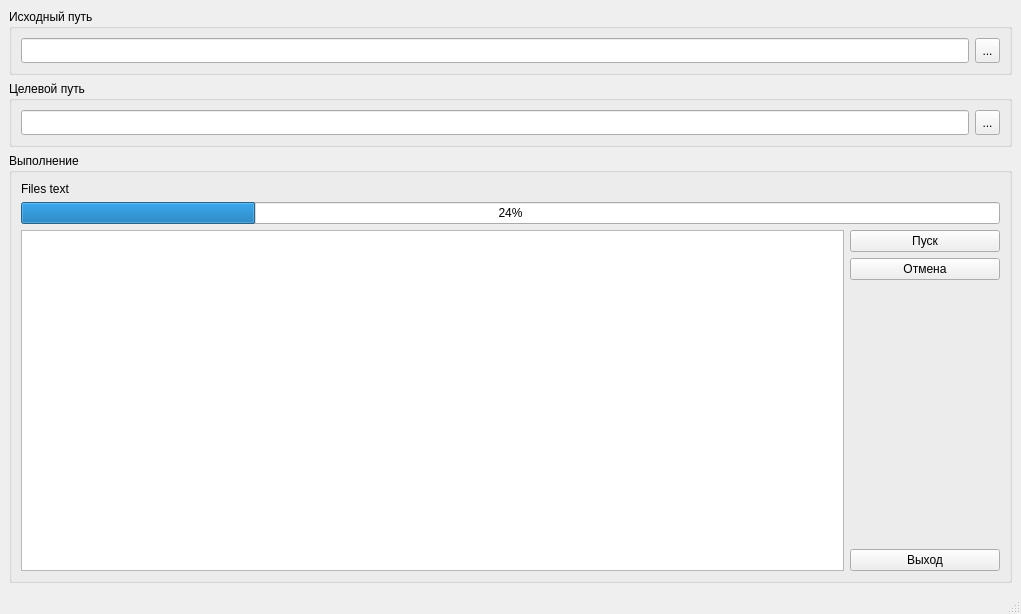
<?xml version="1.0" encoding="UTF-8"?>
<ui version="4.0">
 <class>MainWindow</class>
 <widget class="QMainWindow" name="MainWindow">
  <property name="geometry">
   <rect>
    <x>0</x>
    <y>0</y>
    <width>1021</width>
    <height>614</height>
   </rect>
  </property>
  <property name="windowTitle">
   <string>MainWindow</string>
  </property>
  <widget class="QWidget" name="centralwidget">
   <layout class="QVBoxLayout" name="verticalLayout">
    <item>
     <widget class="QGroupBox" name="groupBox">
      <property name="maximumSize">
       <size>
        <width>16777215</width>
        <height>80</height>
       </size>
      </property>
      <property name="title">
       <string>Исходный путь</string>
      </property>
      <property name="flat">
       <bool>true</bool>
      </property>
      <layout class="QHBoxLayout" name="horizontalLayout">
       <item>
        <widget class="QLineEdit" name="leSource">
         <property name="minimumSize">
          <size>
           <width>0</width>
           <height>25</height>
          </size>
         </property>
        </widget>
       </item>
       <item>
        <widget class="QToolButton" name="tbSource">
         <property name="minimumSize">
          <size>
           <width>25</width>
           <height>25</height>
          </size>
         </property>
         <property name="text">
          <string>...</string>
         </property>
        </widget>
       </item>
      </layout>
     </widget>
    </item>
    <item>
     <widget class="QGroupBox" name="groupBox_2">
      <property name="maximumSize">
       <size>
        <width>16777215</width>
        <height>80</height>
       </size>
      </property>
      <property name="title">
       <string>Целевой путь</string>
      </property>
      <layout class="QHBoxLayout" name="horizontalLayout_2">
       <item>
        <widget class="QLineEdit" name="leTarget">
         <property name="minimumSize">
          <size>
           <width>0</width>
           <height>25</height>
          </size>
         </property>
        </widget>
       </item>
       <item>
        <widget class="QToolButton" name="tbTarget">
         <property name="minimumSize">
          <size>
           <width>25</width>
           <height>25</height>
          </size>
         </property>
         <property name="text">
          <string>...</string>
         </property>
        </widget>
       </item>
      </layout>
     </widget>
    </item>
    <item>
     <widget class="QGroupBox" name="groupBox_3">
      <property name="title">
       <string>Выполнение</string>
      </property>
      <layout class="QVBoxLayout" name="verticalLayout_2">
       <item>
        <widget class="QLabel" name="label">
         <property name="text">
          <string>Files text</string>
         </property>
        </widget>
       </item>
       <item>
        <widget class="QProgressBar" name="progressBar">
         <property name="value">
          <number>24</number>
         </property>
        </widget>
       </item>
       <item>
        <layout class="QHBoxLayout" name="horizontalLayout_3">
         <item>
          <widget class="QTextBrowser" name="textBrowser"/>
         </item>
         <item>
          <layout class="QVBoxLayout" name="verticalLayout_3">
           <item>
            <widget class="QPushButton" name="btnStart">
             <property name="minimumSize">
              <size>
               <width>150</width>
               <height>0</height>
              </size>
             </property>
             <property name="text">
              <string>Пуск</string>
             </property>
            </widget>
           </item>
           <item>
            <widget class="QPushButton" name="btnInterrupt">
             <property name="minimumSize">
              <size>
               <width>150</width>
               <height>0</height>
              </size>
             </property>
             <property name="text">
              <string>Отмена</string>
             </property>
            </widget>
           </item>
           <item>
            <spacer name="verticalSpacer">
             <property name="orientation">
              <enum>Qt::Vertical</enum>
             </property>
             <property name="sizeHint" stdset="0">
              <size>
               <width>20</width>
               <height>40</height>
              </size>
             </property>
            </spacer>
           </item>
           <item>
            <widget class="QPushButton" name="btnQuit">
             <property name="text">
              <string>Выход</string>
             </property>
            </widget>
           </item>
          </layout>
         </item>
        </layout>
       </item>
      </layout>
     </widget>
    </item>
   </layout>
  </widget>
  <widget class="QMenuBar" name="menubar">
   <property name="geometry">
    <rect>
     <x>0</x>
     <y>0</y>
     <width>1021</width>
     <height>21</height>
    </rect>
   </property>
  </widget>
  <widget class="QStatusBar" name="statusbar"/>
 </widget>
 <resources/>
 <connections/>
</ui>
